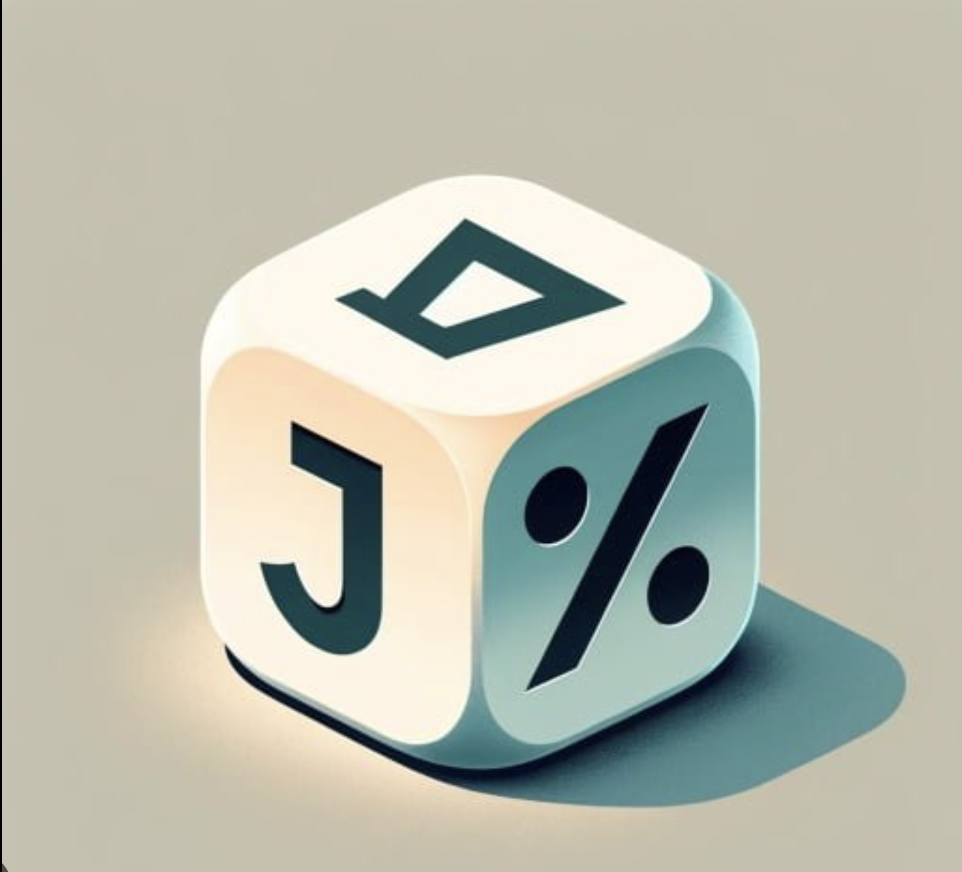
#> input picture Original.png, 962 x 872 px
$ jupyter execute 9.ipynb
#> lines starting #> are read from the running program, lines starting #| are printed output that depends on the picture
[cell 1]
import cv2
import numpy as np

# Load the image
image_path = "Original.png"  # Replace with the path to your image
img = cv2.imread(image_path)
#> img is the input picture: shape (872, 962, 3); mean B, G, R 172.6, 186.2, 184.1

# Convert the image to grayscale
gray = cv2.cvtColor(img, cv2.COLOR_BGR2GRAY)
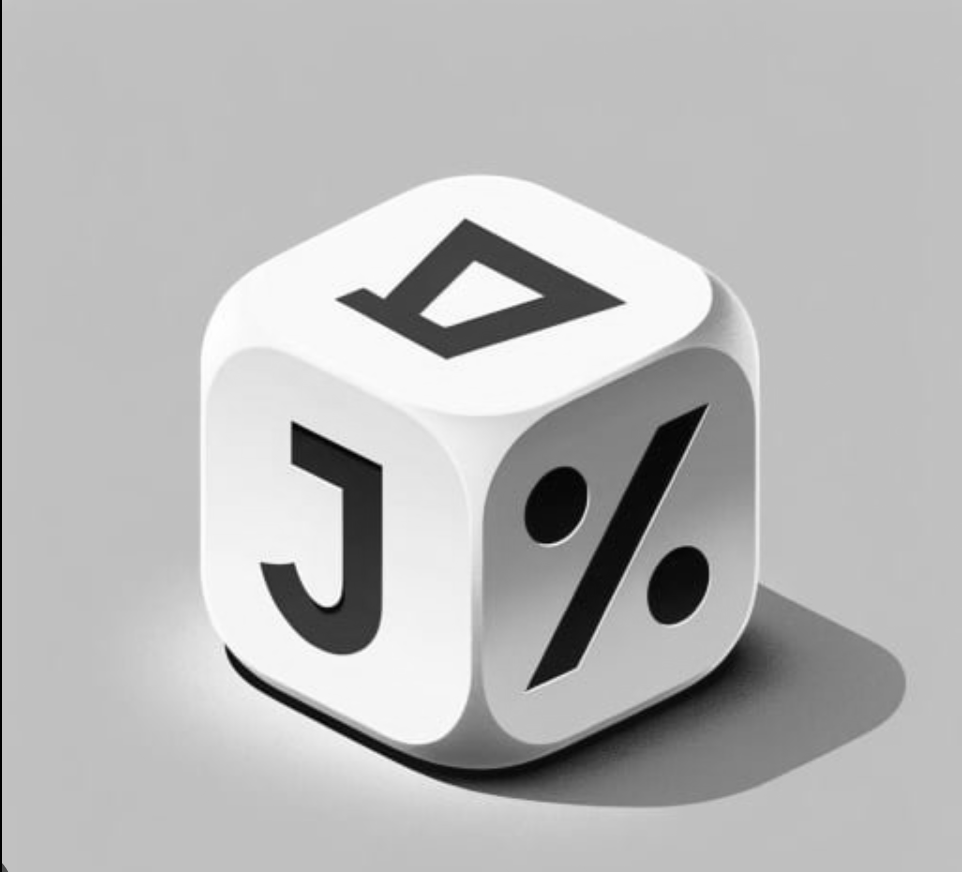
#> gray: shape (872, 962); min 0, max 255, mean 183.9

# Edge detection
edges = cv2.Canny(gray, 100, 200)  # Use Canny edge detector
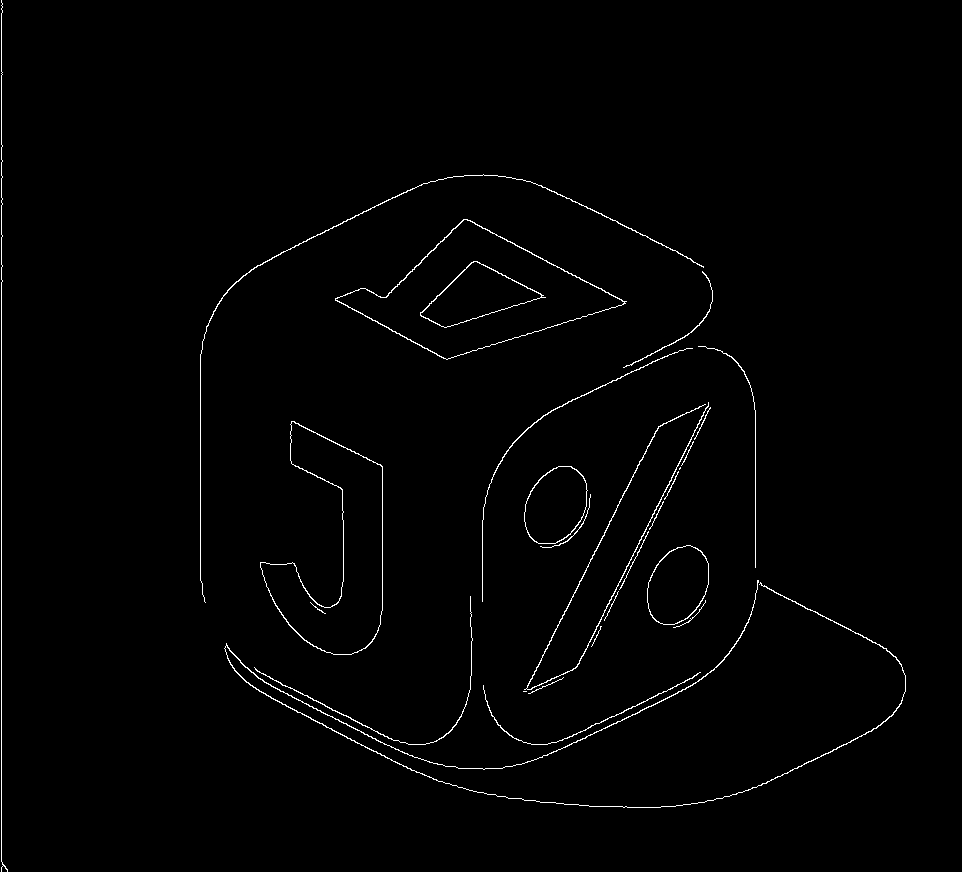
#> edges: shape (872, 962); 1.1% white in thin lines or dots

# Texture extraction
kernel = np.ones((5, 5), np.float32) / 25  # Define a 5x5 averaging kernel
texture = cv2.filter2D(gray, -1, kernel)  # Apply the averaging filter for texture extraction

# Display the original image, edges, and texture
cv2.imshow("Original Image", img)
cv2.imshow("Edges", edges)
cv2.imshow("Texture", texture)

# Wait for a key press and then close all windows
cv2.waitKey(0)
cv2.destroyAllWindows()
